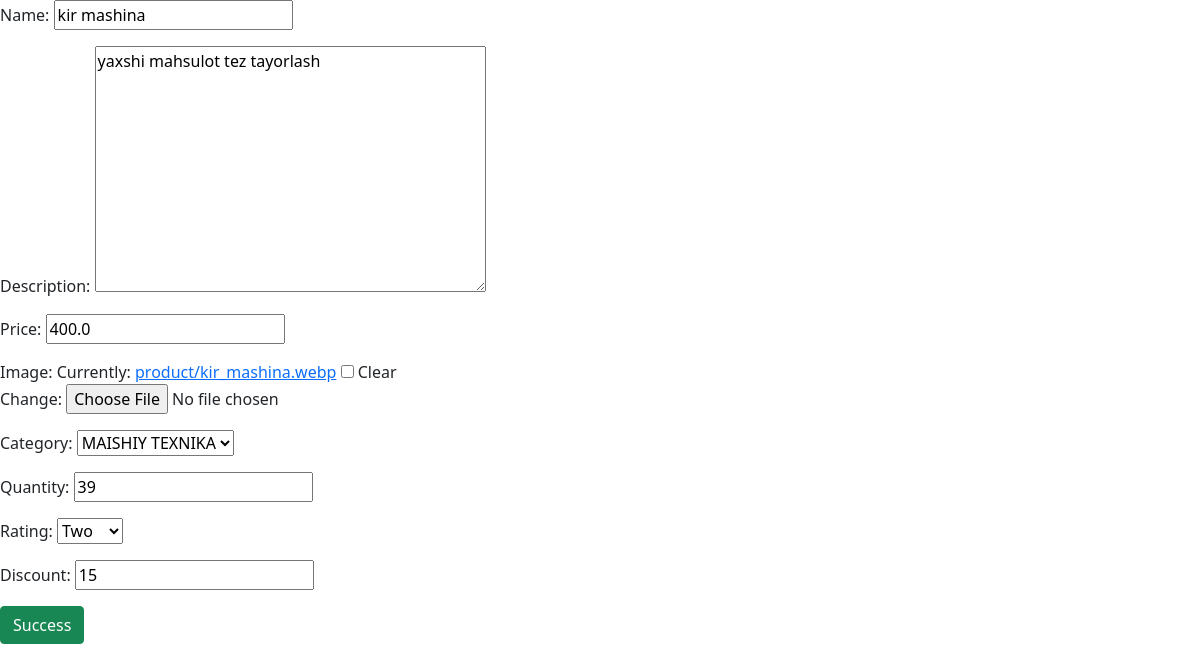
Screenshot of /online-shop/edit-product/3/ with the database file from the repository.
### online_shop/models.py (models this page shows, shortened)
class BaseModel(models.Model):
    created_at = models.DateTimeField(auto_now_add=True, blank=True, null=True)
    class Meta:
        abstract = True

class Product(BaseModel):
    class RatingChoices(models.IntegerChoices):
        zero = 0
        one = 1
        two = 2
        three = 3
        four = 4
        five = 5
    name = models.CharField(max_length=100)
    description = models.TextField(null=True, blank=True)
    price = models.FloatField(null=True, blank=True)
    image = models.ImageField(upload_to='product', null=True, blank=True)
    category = models.ForeignKey(Category, on_delete=models.CASCADE, related_name='products')
    quantity = models.IntegerField(default=0)
    rating = models.PositiveSmallIntegerField(choices=RatingChoices.choices, default=RatingChoices.zero.value,
                                              null=True)
    discount = models.PositiveSmallIntegerField(null=True, blank=True)

### online_shop/views.py (the view)
# urls.py: path('edit-product/<int:product_id>/', views.edit_product, name='edit_product'),
def edit_product(request, product_id):
    product = get_object_or_404(Product, id=product_id)
    form = ProductModelForm(instance=product)
    if request.method == 'POST':
        form = ProductModelForm(request.POST, request.FILES, instance=product)
        if form.is_valid():
            form.save()
            return redirect('product_detail', product_id)
    return render(request, 'online_shop/edit-product.html', {'form': form})

### online_shop/forms.py
class ProductModelForm(forms.ModelForm):
    class Meta:
        model = Product
        fields = '__all__'

### online_shop/models.py (called while the page is built)
    def __str__(self):
        return self.title

### online_shop/templates/online_shop/edit-product.html (shortened to what this page needs)
<!DOCTYPE html>
<html lang="en">
<head>
    <link href="https://cdn.jsdelivr.net/npm/bootstrap@5.0.2/dist/css/bootstrap.min.css" rel="stylesheet"
>
</head>
<body>
<form method="post" enctype="multipart/form-data">
    {{ form.as_p }}
    <button type="submit" class="btn btn-success">Success</button>
</form>
</body>
</html>

### rows the page displays
Product: name "kir mashina", description "yaxshi mahsulot tez tayorlash", price "400.0", category "MAISHIY TEXNIKA", quantity "39", rating "Two", discount "15"
